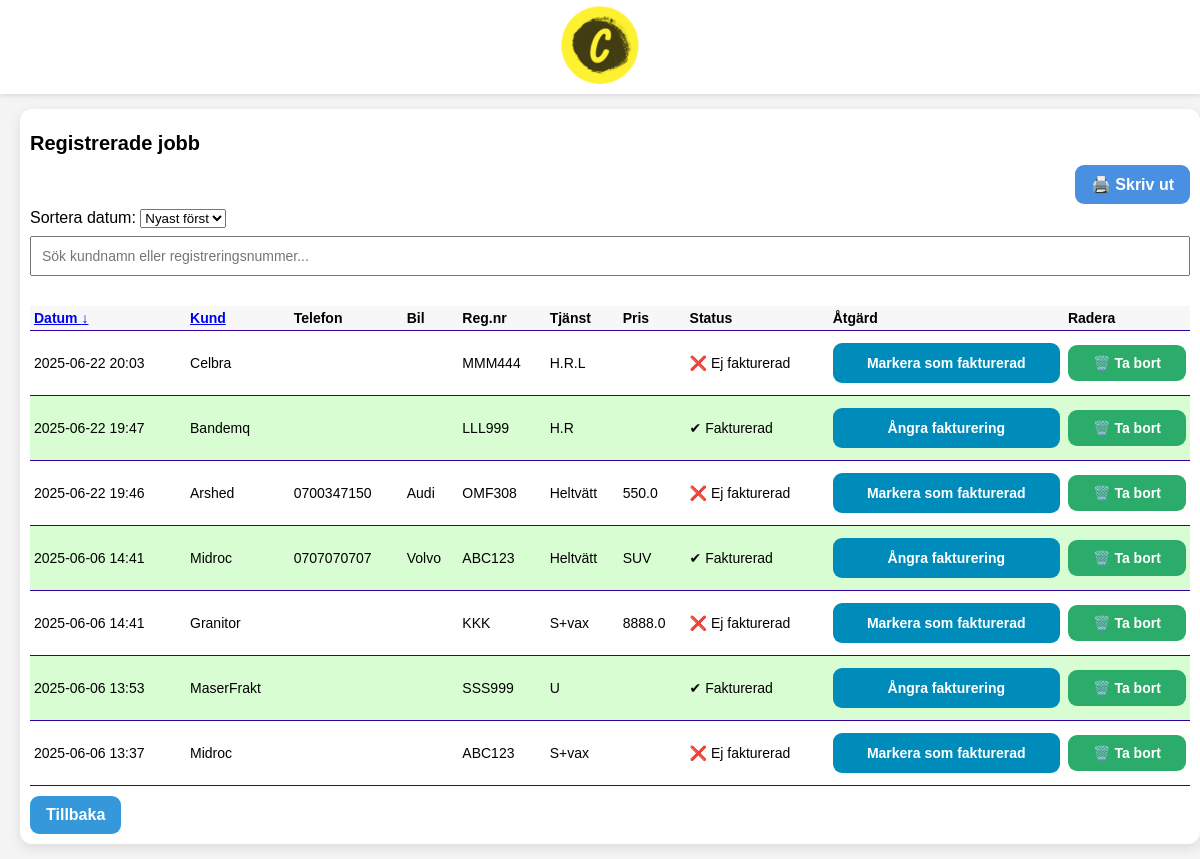
Page /jobs on the committed database.
### tables this page shows
CREATE TABLE jobs (
        id INTEGER PRIMARY KEY AUTOINCREMENT,
        customer_name TEXT,
        phone TEXT,
        car_model TEXT,
        license_plate TEXT,
        service TEXT,
        price REAL,
        date TEXT,
        status TEXT
    , archived INTEGER DEFAULT 0);

### app.py (the view)
@app.route('/jobs')
def jobs():
    search = request.args.get('search', '')
    sort_field = request.args.get('sort_field', 'date')
    sort_order = request.args.get('sort', 'desc')
    allowed_fields = {
        'date': 'date',
        'name': 'customer_name'
    }
    order_by = allowed_fields.get(sort_field, 'date')
    conn = sqlite3.connect('database.db')
    c = conn.cursor()
    if search:
        c.execute(f"""
            SELECT * FROM jobs
            WHERE archived = 0 AND (license_plate LIKE ? OR customer_name LIKE ?)
            ORDER BY {order_by} {sort_order}
        """, ('%' + search + '%', '%' + search + '%'))
    else:
        c.execute(f"SELECT * FROM jobs WHERE archived = 0 ORDER BY {order_by} {sort_order}")
    jobs = c.fetchall()
    conn.close()
    return render_template('jobs.html', jobs=jobs, search=search, sort=sort_order, sort_field=sort_field)

### templates/jobs.html (shortened to what this page needs)
{% extends 'base.html' %}
{% block content %}
<div class="container">
    <h1>Registrerade jobb</h1>
    <div class="print-btn-wrapper">
  <a href="{{ url_for('generate_job_list_pdf', sort=sort, sort_field=sort_field) }}" class="btn-pdf">
    🖨️ Skriv ut
  </a>
</div>
    <label for="sort">Sortera datum:</label>
        <select name="sort" onchange="this.form.submit()">
            <option value="desc" {% if sort == 'desc' %}selected{% endif %}>Nyast först</option>
        </select>
    <input type="text" id="liveSearch" placeholder="Sök kundnamn eller registreringsnummer..." style="width: 100%; padding: 10px; margin-bottom: 15px; font-size: 14px;">
    <table>
        <thead>
            <tr>
                <th>
                    <a href="{{ url_for('jobs', sort_field='date', sort='asc' if sort_field != 'date' or sort == 'desc' else 'desc', search=search) }}">
                        Datum {% if sort_field == 'date' %}{{ '↑' if sort == 'asc' else '↓' }}{% endif %}
                    </a>
                </th>
                <th>
                    <a href="{{ url_for('jobs', sort_field='name', sort='asc' if sort_field != 'name' or sort == 'desc' else 'desc', search=search) }}">
                        Kund {% if sort_field == 'name' %}{{ '↑' if sort == 'asc' else '↓' }}{% endif %}
                    </a>
                </th>
                <th>Telefon</th>
                <th>Bil</th>
                <th>Reg.nr</th>
                <th>Tjänst</th>
                <th>Pris</th>
                <th>Status</th>
                <th>Åtgärd</th>
                <th>Radera</th>
            </tr>
        </thead>
        <tbody>
            {% for job in jobs %}
            <tr class="{% if job[8] == 'Fakturerad' %}fakturerad{% endif %}">
                <td>{{ job[7] }}</td>
                <td>{{ job[1] }}</td>
                <td>{{ job[2] }}</td>
                <td>{{ job[3] }}</td>
                <td>{{ job[4] }}</td>
                <td>{{ job[5] }}</td>
                <td>{{ job[6] }}</td>
                <td>
                    {% if job[8] == 'Fakturerad' %}
                        ✔ Fakturerad
                    {% else %}
                        ❌ Ej fakturerad
                    {% endif %}
                </td>
                <td>
                    <form method="post" action="/toggle_status/{{ job[0] }}" onsubmit="return confirmToggleStatus(this)">
                        <button type="submit" class="action-btn">
                            {% if job[8] == 'Fakturerad' %}
                                Ångra fakturering
                            {% else %}
                                Markera som fakturerad
                            {% endif %}
                        </button>
                    </form>
                </td>
                <td>
                    <form method="post" action="/delete/{{ job[0] }}" onsubmit="return confirmDelete(this)">
                        <button type="submit">🗑️ Ta bort</button>
                    </form>
                </td>
            </tr>
            {% endfor %}
        </tbody>
    </table>
    <a class="link" href="/">Tillbaka</a>
</div>
{% endblock %}

### templates/base.html (shortened to what this page needs)
<!DOCTYPE html>
<html>
<head>
    <link rel="stylesheet" href="{{ url_for('static', filename='style.css') }}">
</head>
<body>
    <header class="top-header">
        <a href="/">
            <img src="{{ url_for('static', filename='logo.png') }}" alt="Logotyp" class="logo">
        </a>
    </header>
    <main>
        {% block content %}{% endblock %}
    </main>
</body>
</html>

### static/style.css (style rules this page uses)
body { font-family: Arial, sans-serif; background-color: #f4f4f4; margin: 0; padding: 0; }
main { display: flex; flex-direction: column; align-items: center; padding: 10px 20px; }
.top-header { display: flex; justify-content: center; align-items: center; padding: 5px; position: sticky; top: 0; z-index: 1000; background-color: white; box-shadow: 0 2px 4px rgba(0,0,0,0.1); }
.logo { width: 80px; height: auto; }
input, button { width: 100%; padding: 10px; margin: 8px 0; box-sizing: border-box; font-size: 14px; }
button { background-color: #2cac6a; color: white; border: none; border-radius: 9px; cursor: pointer; font-weight: bold; transition: background-color 0.3s ease; font-size: 14px; }
h1 { margin-bottom: 10px; font-size: 20px; }
.container { width: 100%; max-width: 1200px; margin: 5px auto; padding: 10px; background-color: white; border-radius: 12px; box-shadow: 0 4px 12px rgba(0,0,0,0.1); }
table { width: 100%; border-collapse: collapse; margin-top: 15px; font-size: 14px; }
th, td { padding: 4px; text-align: left; border-bottom: 1px solid #3600a1; }
th { background-color: #f7f7f7; }
.fakturerad { background-color: #d9fdd3; }
td { vertical-align: middle; }
.link, .btn-pdf, .top-links a { display: inline-block; padding: 10px 16px; border-radius: 9px; text-decoration: none; font-weight: bold; transition: background-color 0.3s ease; color: white; }
.link { margin-top: 10px; background-color: #3498db; font-size: 16px; }
.btn-pdf { background-color: #4a90e2; margin-bottom: 5px; }
.action-btn { background-color: #008CBA; color: white; border: none; padding: 12px 6px; border-radius: 9px; cursor: pointer; font-weight: bold; font-size: 14px; }
.print-btn-wrapper { display: flex; justify-content: flex-end; }

### rows in the picture
jobs: date "2025-06-22 20:03", customer_name "Celbra", license_plate "MMM444", service "H.R.L", status "❌ Ej fakturerad"
jobs: date "2025-06-22 19:47", customer_name "Bandemq", license_plate "LLL999", service "H.R", status "✔ Fakturerad"
jobs: date "2025-06-22 19:46", customer_name "Arshed", phone "0700347150", car_model "Audi", license_plate "OMF308", service "Heltvätt", price "550.0", status "❌ Ej fakturerad"
jobs: date "2025-06-06 14:41", customer_name "Midroc", phone "0707070707", car_model "Volvo", license_plate "ABC123", service "Heltvätt", price "SUV", status "✔ Fakturerad"
jobs: date "2025-06-06 14:41", customer_name "Granitor", license_plate "KKK", service "S+vax", price "8888.0", status "❌ Ej fakturerad"
jobs: date "2025-06-06 13:53", customer_name "MaserFrakt", license_plate "SSS999", service "U", status "✔ Fakturerad"
jobs: date "2025-06-06 13:37", customer_name "Midroc", license_plate "ABC123", service "S+vax", status "❌ Ej fakturerad"

### other values in the picture
{{ '↑' if sort == 'asc' else '↓' }} "↓"
